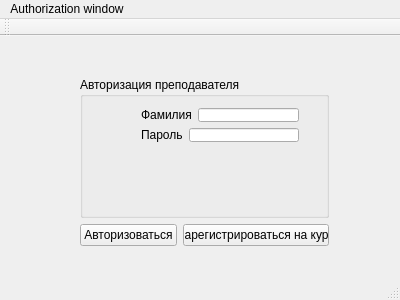
<?xml version="1.0" encoding="UTF-8"?>
<ui version="4.0">
 <class>MainWindow</class>
 <widget class="QMainWindow" name="MainWindow">
  <property name="geometry">
   <rect>
    <x>0</x>
    <y>0</y>
    <width>400</width>
    <height>300</height>
   </rect>
  </property>
  <property name="windowTitle">
   <string>MainWindow</string>
  </property>
  <widget class="QWidget" name="centralWidget">
   <widget class="QWidget" name="layoutWidget">
    <property name="geometry">
     <rect>
      <x>69</x>
      <y>30</y>
      <width>271</width>
      <height>191</height>
     </rect>
    </property>
    <layout class="QVBoxLayout" name="wee">
     <item>
      <widget class="QGroupBox" name="groupBox">
       <property name="title">
        <string>Авторизация преподавателя</string>
       </property>
       <widget class="QWidget" name="layoutWidget">
        <property name="geometry">
         <rect>
          <x>50</x>
          <y>20</y>
          <width>180</width>
          <height>56</height>
         </rect>
        </property>
        <layout class="QVBoxLayout" name="verticalLayout">
         <item>
          <layout class="QHBoxLayout" name="horizontalLayout">
           <item>
            <widget class="QLabel" name="Sname">
             <property name="text">
              <string>Фамилия</string>
             </property>
            </widget>
           </item>
           <item>
            <widget class="QLineEdit" name="Snametext"/>
           </item>
          </layout>
         </item>
         <item>
          <layout class="QHBoxLayout" name="horizontalLayout_2">
           <item>
            <widget class="QLabel" name="Pass">
             <property name="text">
              <string>Пароль</string>
             </property>
            </widget>
           </item>
           <item>
            <widget class="QLineEdit" name="Passtext"/>
           </item>
          </layout>
         </item>
        </layout>
       </widget>
      </widget>
     </item>
     <item>
      <layout class="QGridLayout" name="gridLayout">
       <item row="0" column="3">
        <widget class="QPushButton" name="pushButton_2">
         <property name="text">
          <string>Зарегистрироваться на курс</string>
         </property>
        </widget>
       </item>
       <item row="0" column="2">
        <spacer name="horizontalSpacer">
         <property name="orientation">
          <enum>Qt::Horizontal</enum>
         </property>
         <property name="sizeHint" stdset="0">
          <size>
           <width>40</width>
           <height>20</height>
          </size>
         </property>
        </spacer>
       </item>
       <item row="0" column="0" colspan="2">
        <widget class="QPushButton" name="pushButton">
         <property name="text">
          <string>Авторизоваться</string>
         </property>
        </widget>
       </item>
      </layout>
     </item>
    </layout>
   </widget>
  </widget>
  <widget class="QToolBar" name="mainToolBar">
   <attribute name="toolBarArea">
    <enum>TopToolBarArea</enum>
   </attribute>
   <attribute name="toolBarBreak">
    <bool>false</bool>
   </attribute>
  </widget>
  <widget class="QStatusBar" name="statusBar"/>
  <widget class="QMenuBar" name="menuBar">
   <property name="geometry">
    <rect>
     <x>0</x>
     <y>0</y>
     <width>400</width>
     <height>20</height>
    </rect>
   </property>
   <widget class="QMenu" name="menuAuthorization_window">
    <property name="title">
     <string>Authorization window</string>
    </property>
   </widget>
   <addaction name="menuAuthorization_window"/>
  </widget>
 </widget>
 <layoutdefault spacing="6" margin="11"/>
 <resources/>
 <connections/>
</ui>
